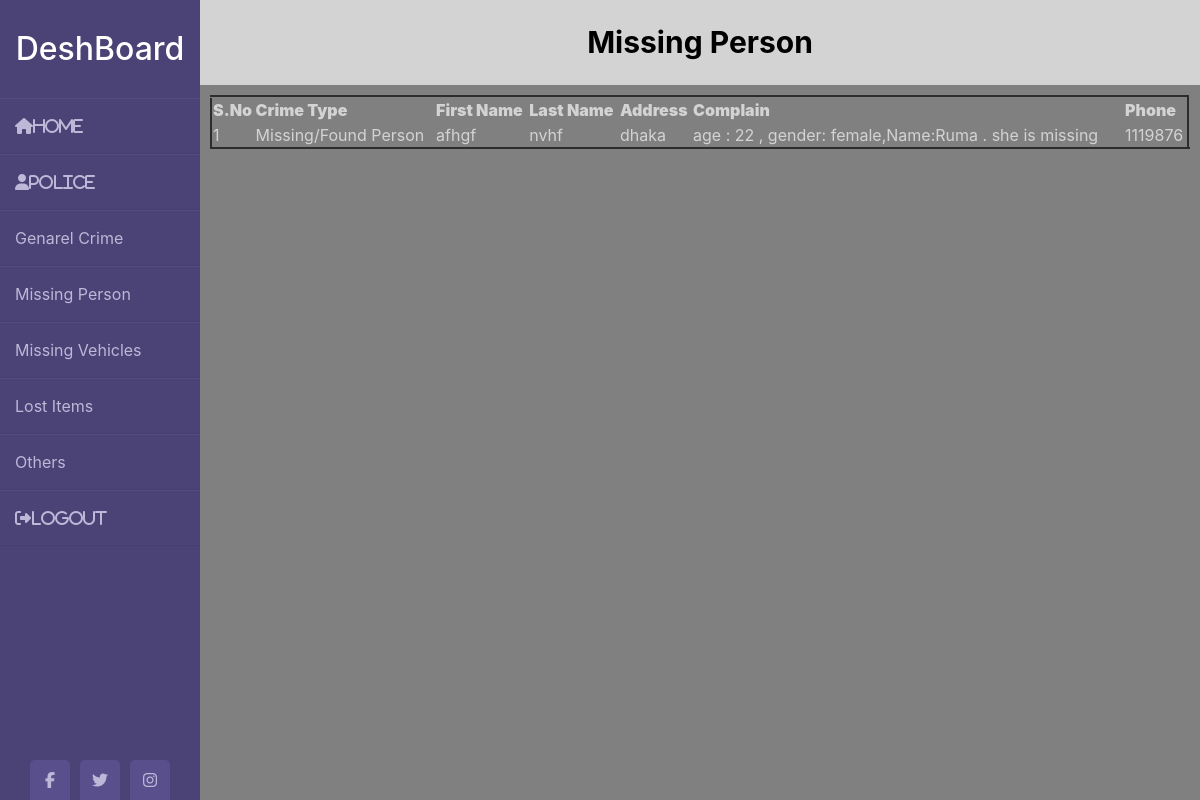
/mp.php, run on the app's committed database.
### tables this page shows
CREATE TABLE `mperson` (
  `mpid` int(250) NOT NULL,
  `ctype` varchar(250) NOT NULL,
  `fname` varchar(100) NOT NULL,
  `lname` varchar(100) NOT NULL,
  `address` varchar(250) NOT NULL,
  `com` varchar(250) NOT NULL,
  `phone` int(12) NOT NULL
);

### mp.php (the view, shortened to what this page needs)
<?php
include("config.php");
?>
<!DOCTYPE html>
<html>
<head>
 <link rel="stylesheet" href="https://maxcdn.bootstrapcdn.com/bootstrap/4.5.2/css/bootstrap.min.css">
<link rel="stylesheet" href="CSS/styleTwo.css">
</head>
<body>
<div class="wrapper">
        <div class="sidebar">
            <h2>DeshBoard</h2>
            <ul>
                <li><a href="dashbord.php"><i class="fas fa-home">Home</i></a></li>
                <li><a href="p.php"><i class="fas fa-user">Police </i></a></li>
                <li><a href="gcrime.php">Genarel Crime</i></a></li>
                <li><a href="mp.php">Missing Person</a></li>
                <li><a href="mv.php">Missing Vehicles </a></li>
                <li><a href="lost.php">Lost Items</a></li>
                <li><a href="others.php">Others </a></li>
                <li><a href="logout.php"><i class="fas fa-sign-out-alt">LogOut</i></a></li>
            </ul>
            <div class="social_media">
                <a href="#"><i class="fab fa-facebook-f"></i></a>
                <a href="#"><i class="fab fa-twitter"></i></a>
                <a href="#"><i class="fab fa-instagram"></i></i></a>
            </div>
        </div>
        <div class="main_content">
            <div class="header"><b>Missing Person</b></div>
            <div class="info">
<div class="form">
<table width="100%" border="3" style="border-collapse:collapse; ">
<thead>
<tr>
<th><strong>S.No</strong></th>
<th><strong>Crime Type</strong></th>
<th><strong>First Name</strong></th>
<th><strong>Last Name</strong></th>
<th><strong>Address</strong></th>
<th><strong>Complain</strong></th>
<th><strong>Phone</strong></th>
</tr>
</thead>
<tbody>
<?php
$count=1;
$sel_query="Select * from mperson ORDER BY mpid desc;";
$result = mysqli_query($conn,$sel_query);
while($row = mysqli_fetch_assoc($result)) { ?>
<tr><td align="#"><?php echo $count; ?></td>
<td align="#"><?php echo $row["ctype"]; ?></td>
<td align="#"><?php echo $row["fname"]; ?></td>
<td align="#"><?php echo $row["lname"]; ?></td>
<td align="#"><?php echo $row["address"]; ?></td>
<td align="#"><?php echo $row["com"]; ?></td>
<td align="#"><?php echo $row["phone"]; ?></td>
</tr>
<?php $count++; } ?>
</tbody>
</table>
</div>
</div>
</div>
</body>
</html>

### CSS/styleTwo.css (style rules this page uses)
* { margin: 0; padding: 0; text-decoration: none; box-sizing: border-box; list-style: none; }
body { background: gray; }
.wrapper { display: flex; position: relative; }
.wrapper .sidebar { position: fixed; width: 200px; height: 100%; background: #4b4276; padding: 30px 0px; }
.wrapper .sidebar h2 { color: white; text-transform: capitalize; text-align: center; margin-bottom: 30px; }
.wrapper .sidebar ul li { padding: 15px; border-bottom: 1px solid rgba(0,0,0,0.05); border-top: 1px solid rgba(255,255,255,0.05); }
.wrapper .sidebar ul li a { color: #bdb8d7; display: block; }
.wrapper .sidebar ul li a .fas { width: 25px!important; padding-right: 5px!important; }
.wrapper .sidebar .social_media { position: absolute; bottom: 0; left: 50%; transform: translateX(-50%); display: flex; }
.wrapper .sidebar .social_media a { display: block; width: 40px; background: #594f8d; height: 40px; line-height: 40px; text-align: center; margin: 0px 5px; color: #bdb8d7; border-top-right-radius: 5px; border-top-left-radius: 5px; }
.wrapper .main_content { width: 100%; margin-left: 200px; }
.wrapper .main_content .header { padding: 20px; background: lightgray; color: black; text-align: center; font-size: 30px; }
.wrapper .main_content .info { color: lightgray; padding: 10px; }

### data on the page
mperson: ctype "Missing/Found Person", fname "afhgf", lname "nvhf", address "dhaka", com "age : 22 , gender: female,Name:Ruma . she is missing", phone "1119876"
